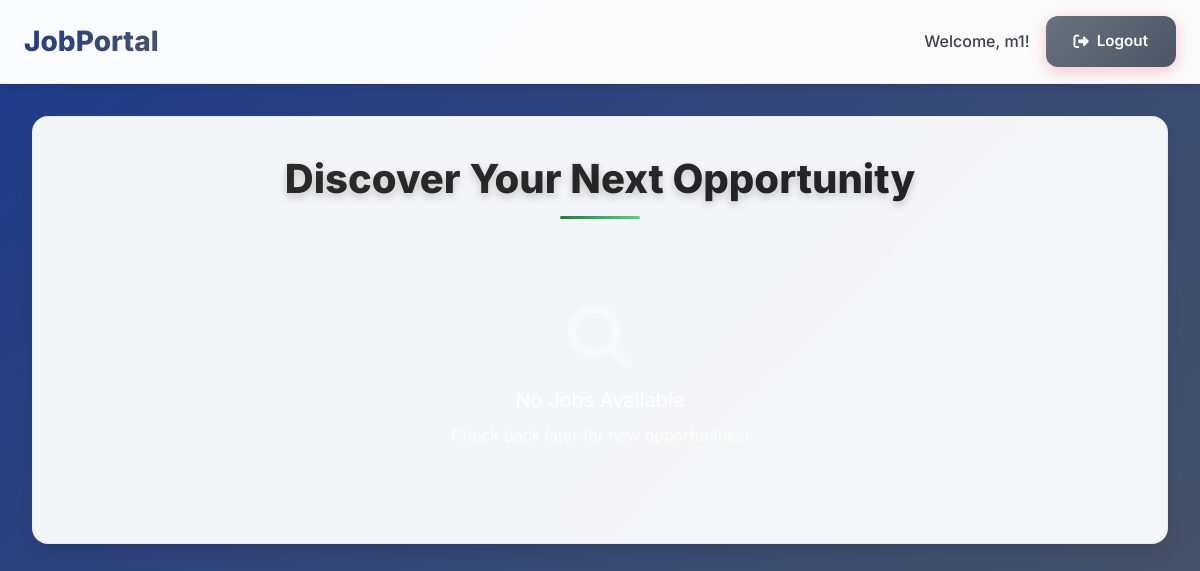
Before: /job_application/job_seeker_dashboard.php (signed in) with the older database file.
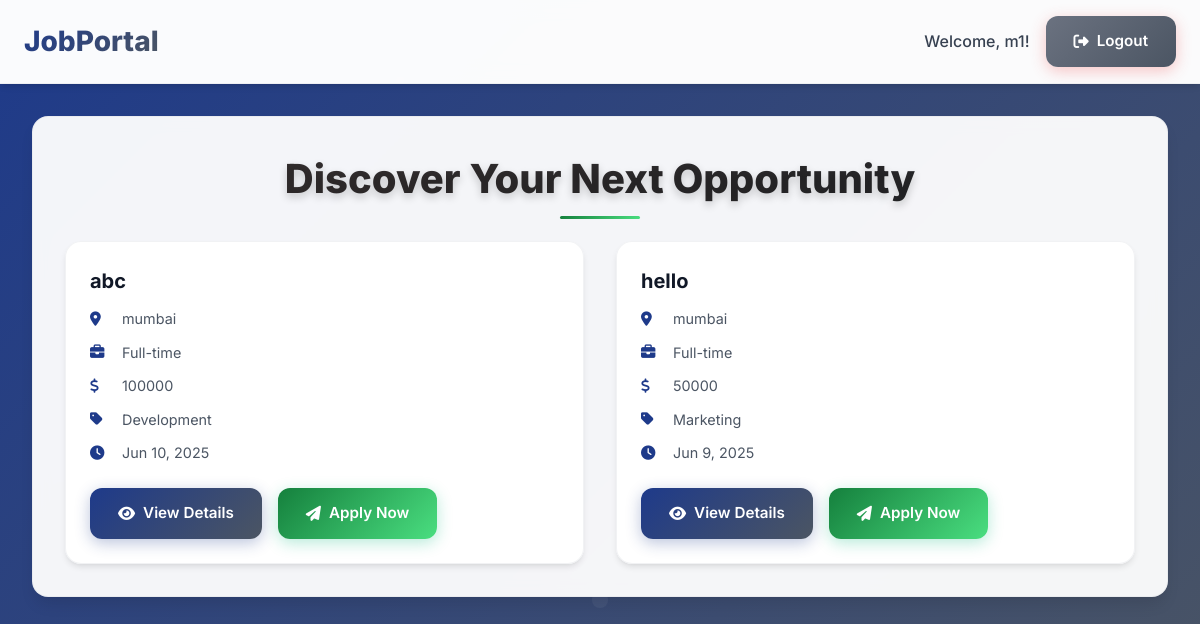
After: the same page with the newer database file.
### tables this page shows
CREATE TABLE `job_postings` (
  `job_id` int(11) NOT NULL,
  `title` varchar(100) NOT NULL,
  `description` text NOT NULL,
  `requirements` text NOT NULL,
  `location` varchar(100) NOT NULL,
  `job_type` enum('Full-time','Part-time','Contract','Temporary') NOT NULL,
  `shift_schedule` varchar(100) DEFAULT NULL,
  `salary` varchar(50) DEFAULT NULL,
  `benefits` text DEFAULT NULL,
  `is_active` tinyint(1) DEFAULT 1,
  `posted_by` int(11) DEFAULT 1,
  `updated_at` timestamp NOT NULL DEFAULT current_timestamp() ON UPDATE current_timestamp(),
  `job_categories` enum('Marketing','Sales','Education','Development','Tally Experts','Other') DEFAULT NULL,
  `created_at` timestamp NOT NULL DEFAULT current_timestamp()
);

### job_application/job_seeker_dashboard.php (the view, shortened to what this page needs)
<?php
$conn = new mysqli("127.0.0.1", "root", "", "job_portal");
$sql = "SELECT job_id, title, description, requirements, location, job_type, shift_schedule, salary, benefits, job_categories, created_at
        FROM job_postings
        WHERE is_active = 1
        ORDER BY created_at DESC";
$jobs_result = $conn->query($sql);
?>
<!DOCTYPE html>
<html lang="en">
<head>
    <script src="https://cdn.tailwindcss.com"></script>
    <link rel="stylesheet" href="https://cdnjs.cloudflare.com/ajax/libs/font-awesome/6.4.0/css/all.min.css">
</head>
<body>
    <nav class="navbar">
        <div class="max-w-7xl mx-auto px-6 py-4 flex justify-between items-center">
            <div class="nav-brand">JobPortal</div>
            <div class="flex items-center space-x-4">
                <span class="text-gray-700 font-medium">Welcome, <?php echo htmlspecialchars($_SESSION['username']); ?>!</span>
                <a href="logout.php" class="btn btn-danger">
                    <i class="fas fa-sign-out-alt mr-2"></i>Logout
                </a>
            </div>
        </div>
    </nav>
    <div class="main-container">
        <h1 class="main-title">Discover Your Next Opportunity</h1>
        <div class="jobs-grid">
            <?php if ($jobs_result->num_rows > 0): ?>
                <?php while ($job = $jobs_result->fetch_assoc()): ?>
                    <div class="job-card">
                        <h2 class="job-title"><?php echo htmlspecialchars($job['title']); ?></h2>
                        <div class="job-detail">
                            <i class="fas fa-map-marker-alt"></i>
                            <span><?php echo htmlspecialchars($job['location']); ?></span>
                        </div>
                        <div class="job-detail">
                            <i class="fas fa-briefcase"></i>
                            <span><?php echo htmlspecialchars($job['job_type']); ?></span>
                        </div>
                        <div class="job-detail">
                            <i class="fas fa-dollar-sign"></i>
                            <span><?php echo htmlspecialchars($job['salary'] ?: 'Competitive'); ?></span>
                        </div>
                        <div class="job-detail">
                            <i class="fas fa-tag"></i>
                            <span><?php echo htmlspecialchars($job['job_categories']); ?></span>
                        </div>
                        <div class="job-detail">
                            <i class="fas fa-clock"></i>
                            <span><?php echo date('M j, Y', strtotime($job['created_at'])); ?></span>
                        </div>
                        <div class="btn-group">
                            <button onclick="openJobModal(<?php echo $job['job_id']; ?>, '<?php echo addslashes(htmlspecialchars($job['title'])); ?>', '<?php echo addslashes(htmlspecialchars($job['description'])); ?>', '<?php echo addslashes(htmlspecialchars($job['requirements'])); ?>', '<?php echo addslashes(htmlspecialchars($job['location'])); ?>', '<?php echo addslashes(htmlspecialchars($job['job_type'])); ?>', '<?php echo addslashes(htmlspecialchars($job['shift_schedule'])); ?>', '<?php echo addslashes(htmlspecialchars($job['salary'])); ?>', '<?php echo addslashes(htmlspecialchars($job['benefits'])); ?>', '<?php echo addslashes(htmlspecialchars($job['job_categories'])); ?>')"
                                    class="btn btn-primary">
                                <i class="fas fa-eye mr-2"></i>View Details
                            </button>
                            <button onclick="openApplyModal(<?php echo $job['job_id']; ?>, '<?php echo addslashes(htmlspecialchars($job['title'])); ?>')"
                                    class="btn btn-success">
                                <i class="fas fa-paper-plane mr-2"></i>Apply Now
                            </button>
                        </div>
                    </div>
                <?php endwhile; ?>
            <?php else: ?>
                <div class="no-jobs">
                    <i class="fas fa-search"></i>
                    <h3>No Jobs Available</h3>
                    <p>Check back later for new opportunities!</p>
                </div>
            <?php endif; ?>
        </div>
    </div>
</body>
</html>

Changed rows visible on the page:
added job_postings: title "abc", location "mumbai", job_type "Full-time", salary "100000", job_categories "Development", created_at "Jun 10, 2025"
added job_postings: title "hello", location "mumbai", job_type "Full-time", salary "50000", job_categories "Marketing", created_at "Jun 9, 2025"
